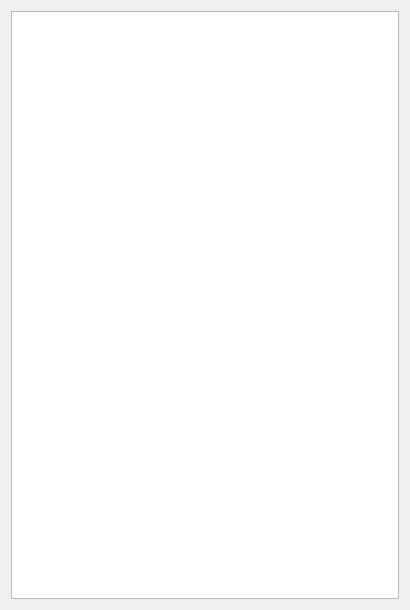
<?xml version="1.0" encoding="UTF-8"?>
<ui version="4.0">
 <class>GamePage</class>
 <widget class="QWidget" name="GamePage">
  <property name="geometry">
   <rect>
    <x>0</x>
    <y>0</y>
    <width>410</width>
    <height>610</height>
   </rect>
  </property>
  <property name="sizePolicy">
   <sizepolicy hsizetype="Fixed" vsizetype="Fixed">
    <horstretch>0</horstretch>
    <verstretch>0</verstretch>
   </sizepolicy>
  </property>
  <property name="windowTitle">
   <string>Form</string>
  </property>
  <layout class="QHBoxLayout" name="horizontalLayout">
   <item>
    <widget class="QGraphicsView" name="graphicsView">
     <property name="verticalScrollBarPolicy">
      <enum>Qt::ScrollBarAlwaysOff</enum>
     </property>
     <property name="horizontalScrollBarPolicy">
      <enum>Qt::ScrollBarAlwaysOff</enum>
     </property>
    </widget>
   </item>
  </layout>
 </widget>
 <resources/>
 <connections/>
</ui>
